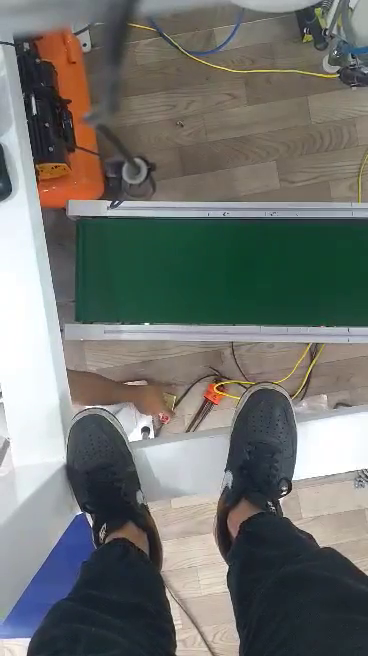
#> input picture frame 38 of conveyor_belt.mp4, 368 x 656 px
$ python test.py
#> lines starting #> are read from the running program, lines starting #| are printed output that depends on the picture; after the words box and inside, x2 and y2 are one past the last pixel; in counts of white or black regions, pixels touching at a corner belong together
### src/models/center_detector.py
from .i_model import Model
import cv2 as cv
import numpy as np
from .centroid_tracker import *
from threading import Thread
from time import sleep


class CenterDetector(Model):
    def __init__(self, shifting_frame=(0, 0), values={"binary_threshold": 127, "area_threshold": 700, "radius": 3, "points": []}):
        super().__init__()
        self._shifting_frame = shifting_frame
        self._values = values
        self._bnd_boxes = []
        self.tracker = CentroidTracker()
        self.special = False

    def _reset_special(self, second):
        sleep(second)
        self.special = False

    def reset_special(self, second=2):
        thread = Thread(target=self._reset_special, args=(second, ))
        thread.start()

    def set_shifting_frame(self, shifting_frame):
        self._shifting_frame = shifting_frame
        self.model_is_changed()

    def get_shifting_frame(self):
        return self._shifting_frame

    def get_current_points(self):
        return self._values["points"]

    # [10 lines left out: functions get_values, set_values, not called in this run]

    def set_all_values(self, values):
        self._values = values

    def get_center_points(self, img, controller=None):
        try:
            if controller is not None:
                kernel, name = controller.model.get_value("contour_kernel", is_combo_box=True)
            else:
                kernel = "Gaussian"

            try:
                gray_img = cv.cvtColor(img, cv.COLOR_BGR2GRAY)
            except:
                gray_img = cv.cvtColor(img, cv.COLOR_RGB2GRAY)

            contours, belt = self._get_gaussian_contours(gray_img, img)
            binary_contours, binary_img = self._get_binary_contours(gray_img)
            self._values["points"] = []
            self._values["angles"] = []
            self._bnd_boxes = []

            if kernel == "Gaussian":
                using_contours = contours
            elif kernel == "Binary":
                using_contours = binary_contours

            if len(binary_contours) != 0:
                for contour in using_contours:
                    ret, point, angle = self._get_center_point_from_contour(contour)
                    if ret:
                        self._values["points"].append(point)
                        self._values["angles"].append(angle)

            self.tracker.update(self._values["points"], controller=controller)
            return belt, binary_img
        except Exception as e:
            print(f"[ERROR] {e}")
            return img, img

    def _get_rect_from_contour(self, contour):
        return cv.boundingRect(contour)

    # [23 lines left out: function _get_center_point_from_contour, not called in this run]

    def draw_points(self, frame, controller=None):
        result = frame.copy()
        try:
            points = controller.detector.tracker.objects
            angles = self._values["angles"]

#            points = self._values["points"]
#            for point, angle in zip(points, angles):
#                result = cv.circle(result, point, 3, (0, 0, 255), -1)

            for angle, (obj_id, point) in zip(angles, points.items()):
                result = cv.circle(result, point, 3, (0, 0, 255), -1)
                cv.putText(result, f"ID: {obj_id}", (point[0] - 10, point[1] - 20), cv.FONT_HERSHEY_SIMPLEX, 0.5, (0, 255, 0), 2)
                cv.putText(result, f"Angle: {angle}", (point[0] - 10, point[1] - 10), cv.FONT_HERSHEY_SIMPLEX, 0.5, (0, 255, 0), 2)

        except Exception as e:
            print(f"[ERROR] {e}")

        return result

    # [6 lines left out: function draw_bnd_boxes, not called in this run]

    def _get_gaussian_contours(self, img, bgr_img=None):
        hsv = cv.cvtColor(bgr_img, cv.COLOR_BGR2HSV)

        lower_range = np.array([0, 0, 153])
        upper_range = np.array([204, 255, 255])
        mask = cv.inRange(hsv, lower_range, upper_range)

        contours, _ = cv.findContours(mask,cv.RETR_EXTERNAL, cv.CHAIN_APPROX_SIMPLE)
        return contours, mask

    def _get_binary_contours(self, img):
        blur_img = cv.GaussianBlur(img, (5, 5), 0)
        _, binary_img = cv.threshold(blur_img, self._values["binary_threshold"], 255, cv.THRESH_BINARY)
        binary_contours, _ = cv.findContours(binary_img, cv.RETR_EXTERNAL, cv.CHAIN_APPROX_SIMPLE)

        return binary_contours, binary_img

### src/models/centroid_tracker.py
from scipy.spatial import distance as dist
from collections import OrderedDict
import numpy as np


class CentroidTracker():
    def __init__(self, maxDisappeared=1):
        self.nextObjectID = 0
        self.objects = OrderedDict()
        self.disappeared = OrderedDict()
        self.maxDisappeared = maxDisappeared
        self.picking_hub = []
        self.picking_id_hub = set()

    # [4 lines left out: function register, not called in this run]

    def deregister(self, objectID):
        del self.objects[objectID]
        del self.disappeared[objectID]

    # [9 lines left out: function _check_picking, not called in this run]

    def update(self, points, controller=None):
        if len(points) == 0:
            for objectID in list(self.disappeared.keys()):
                self.disappeared[objectID] += 1
                if self.disappeared[objectID] > self.maxDisappeared:
                    self.deregister(objectID)

            return self.objects

        inputCentroids = np.array(points)

        if len(self.objects) == 0:
            for i in range(0, len(inputCentroids)):
                self.register(inputCentroids[i])

        else:
            objectIDs = list(self.objects.keys())
            objectCentroids = list(self.objects.values())
            D = dist.cdist(np.array(objectCentroids), inputCentroids)
            rows = D.min(axis=1).argsort()
            cols = D.argmin(axis=1)[rows]
            usedRows = set()
            usedCols = set()
            for (row, col) in zip(rows, cols):
                if row in usedRows or col in usedCols:
                    continue
                objectID = objectIDs[row]
                self.objects[objectID] = inputCentroids[col]
                self.disappeared[objectID] = 0
                usedRows.add(row)
                usedCols.add(col)
            objectIDs = list(self.objects.keys())
            objectCentroids = list(self.objects.values())
            D = dist.cdist(np.array(objectCentroids), inputCentroids)
            rows = D.min(axis=1).argsort()
            cols = D.argmin(axis=1)[rows]

            unusedRows = set(range(0, D.shape[0])).difference(usedRows)
            unusedCols = set(range(0, D.shape[1])).difference(usedCols)

            if D.shape[0] >= D.shape[1]:
                for row in unusedRows:
                    objectID = objectIDs[row]
                    self.disappeared[objectID] += 1
                    if self.disappeared[objectID] > self.maxDisappeared:
                        self.deregister(objectID)
            else:
                for col in unusedCols:
                    self.register(inputCentroids[col])

        self._check_picking(controller)
        return self.objects

### src/models/i_model.py
from abc import ABC, abstractmethod
from ..views import IObserver


class IModel(ABC):
    @abstractmethod
    def add_observer(self, observer:IObserver) -> None:
        pass

    @abstractmethod
    def remove_observer(self, observer:IObserver) -> None:
        pass

    @abstractmethod
    def model_is_changed(self) -> None:
        pass


class Model(IModel):
    def __init__(self):
        self._observers = []

    def add_observer(self, observer:IObserver) -> None:
        self._observers.append(observer)
        self.model_is_changed()

    def remove_observer(self, observer:IObserver) -> None:
        self._observers.remove(observer)

    def model_is_changed(self) -> None:
        for observer in self._observers:
            observer.model_is_changed(self)

### src/models/trajectory_prediction.py
from .i_model import Model
import numpy as np


class TrajectoryPredictor(Model):
    def __init__(self, sample_time=10, num_data_points=20):
        self._num_data_points = num_data_points
        self._points = []
        self._times = []
        self._weight = None
        self._sample_time = sample_time

    def get_sample_time(self):
        return self._sample_time

    def get_num_data_points(self):
        return self._num_data_points

    # [28 lines left out: functions add_point, _get_weight, _get_time, predict, reset, not called in this run]

### test.py
import cv2 as cv
from src.models import CenterDetector, TrajectoryPredictor
from threading import Thread
from time import sleep, time


vid = cv.VideoCapture("conveyor_belt.mp4")
predictor = TrajectoryPredictor(sample_time=10, num_data_points=20)
first_time = time()
fixed_points = []

def on_click(event, x, y, p1, p2):
    if event == cv.EVENT_LBUTTONDOWN:
        print(f"({x}, {y})")

def collect_predictor(predictor, center_detector, fixed_points):
    f_time = time()
    for i in range(predictor.get_num_data_points()):
        time_val = time() - f_time
        point = center_detector.get_current_points()[0]
        predictor.add_point(point, time_val * 1000)
        sleep(predictor.get_sample_time()/1000)

    point = predictor.predict(time=500)
    print(point)
    fixed_points.append([point, (0, 255, 0)])


center_detector = CenterDetector(shifting_frame=(78, 218))
thread = Thread(target=collect_predictor, args=(predictor, center_detector, fixed_points, ))

def draw_fixed_points(frame, points):
    for point, color in points:
        frame = cv.circle(frame, (int(point[0]), int(point[1])), 5, color, -1)

    return frame

test_time = None
run = False
while True:
    ret, frame = vid.read()
#> frame is the input picture: shape (656, 368, 3); mean B, G, R 110.4, 114.5, 112.1
    new_time = time()

    if ret:
        cutting_frame = frame[218:322, 78:365]
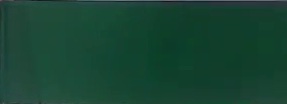
#> cutting_frame: shape (104, 287, 3); mean B, G, R 50.4, 68.2, 24

        center_detector.get_center_points(cutting_frame)
#> in get_center_points, `gray_img = cv.cvtColor(img, cv.COLOR_BGR2GRAY)`:
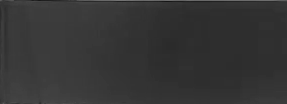
#> gray_img: shape (104, 287); min 21, max 115, mean 52.9
#> in _get_gaussian_contours, `hsv = cv.cvtColor(bgr_img, cv.COLOR_BGR2HSV)`: hsv: shape (104, 287, 3); mean H, S, V 78.4, 166.8, 68.3
#> in _get_gaussian_contours, `mask = cv.inRange(hsv, lower_range, upper_range)`: mask: shape (104, 287); every value is 0
#> in _get_gaussian_contours, `contours, _ = cv.findContours(mask,cv.RETR_EXTERNAL, cv.CHAIN_APPROX_S..`: contours = []
        detected_frame = center_detector.draw_points(frame)
        drawed_frame = draw_fixed_points(detected_frame, fixed_points)
        cv.imshow("vid", cutting_frame)
        cv.imshow("detected", detected_frame)
        cv.imshow("full", frame)
        cv.imshow("draw", drawed_frame)

        if not run and new_time - first_time >= 3:
            thread.start()
            test_time = new_time
            run = True

        if test_time != None and new_time - test_time >= .5:
            if len(fixed_points) < 2:
                point = center_detector.get_current_points()[0]
                fixed_points.append([point, (255, 0, 0)])
                print(point)

        if cv.waitKey(25) & 0xff == ord('q'):
#> (key q is pressed here)
            break
    else:
        break

#> (the run stopped early here; a loop or call above may not have finished)
